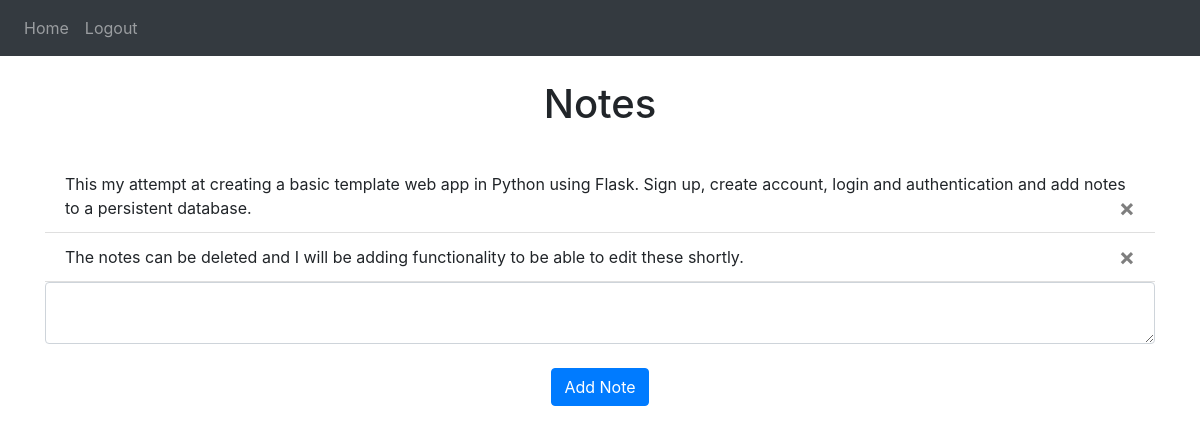
Page / (signed in) on the earlier database version.
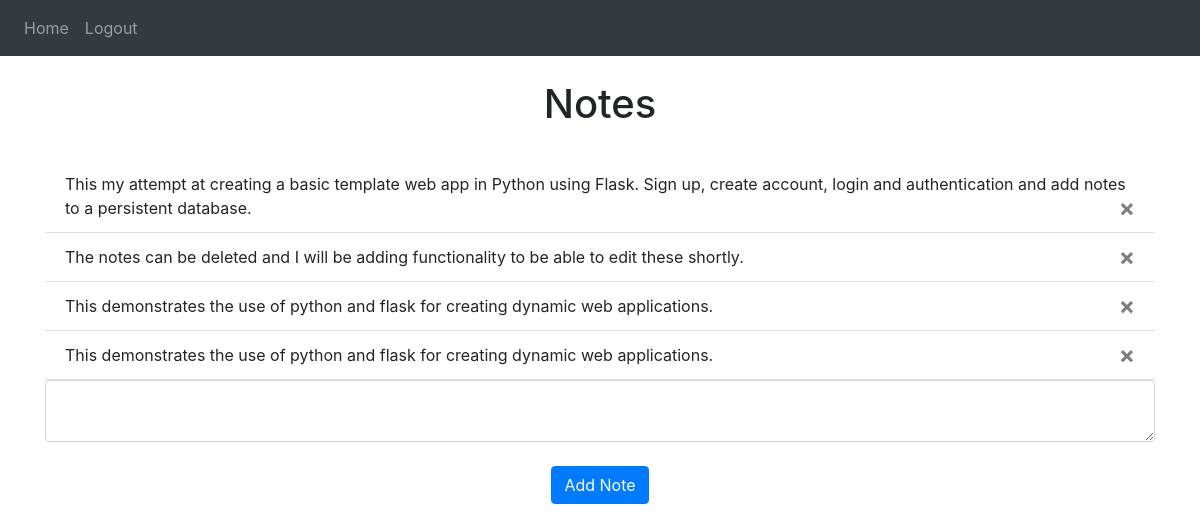
Same page on the later database version.
### website/models.py (models this page shows)
class Note(db.Model):
    id = db.Column(db.Integer, primary_key=True)
    data = db.Column(db.String(10000))
    date = db.Column(db.DateTime(timezone=True), default=func.now())
    user_id = db.Column(db.Integer, db.ForeignKey('user.id'))

### website/views.py (the view, shortened to what this page needs)
@views.route('/', methods=['GET', 'POST'])
@login_required
def home():
    return render_template("home.html", user=current_user)

### website/__init__.py (called while the page is built)
def create_app():
    app = Flask(__name__)
    app.config['SECRET_KEY'] = 'djskfvmlndsjvds vidsnvkjdsv okdsnv'
    app.config['SQLALCHEMY_DATABASE_URI'] = f'sqlite:///{DB_NAME}'
    db.init_app(app)
    from .views import views
    from .auth import auth
    app.register_blueprint(views, url_prefix='/')
    app.register_blueprint(auth, url_prefix='/')
    from .models import User, Note
    create_database(app)
    login_manager = LoginManager()
    login_manager.login_view = 'auth.login'
    login_manager.init_app(app)
    @login_manager.user_loader
    def load_user(id):
        return User.query.get(int(id))
    return app

### website/templates/home.html
{% extends "base.html" %} {% block title %}Home{% endblock %}
{% block content %}
<br />
<h1 align="center">Notes</h1>
<br />
<ul class="list-group list-group-flush" id="notes">
  {% for note in user.notes %}
  <li class="list-group-item">
    {{ note.data }}
    <button type="button" class="close" onClick="deleteNote({{ note.id }})">
      <span aria-hidden="true">&times;</span>
    </button>
  </li>
  {% endfor %}
</ul>
<form method="POST">
  <textarea name="note" id="note" class="form-control"></textarea>
  <br />
  <div align="center">
    <button type="submit" class="btn btn-primary">Add Note</button>
  </div>
</form>
{% endblock %}

### website/templates/base.html (shortened to what this page needs)
<!DOCTYPE html>
<html>
  <head>
    <link
      rel="stylesheet"
      href="https://stackpath.bootstrapcdn.com/bootstrap/4.4.1/css/bootstrap.min.css"
    />
    <link
      rel="stylesheet"
      href="https://stackpath.bootstrapcdn.com/font-awesome/4.7.0/css/font-awesome.min.css"
    />
  </head>
  <body>
    <nav class="navbar navbar-expand-lg navbar-dark bg-dark">
      <div class="collapse navbar-collapse" id="navbar">
        <div class="navbar-nav">
          {% if user.is_authenticated %}
          <a class="nav-item nav-link" id="home" href="/">Home</a>
          <a class="nav-item nav-link" id="logout" href="/logout">Logout</a>
          {% else %}
          <a class="nav-item nav-link" id="login" href="/login">Login</a>
          <a class="nav-item nav-link" id="signUp" href="/sign-up">Sign Up</a>
          {% endif %}
        </div>
      </div>
    </nav>
    <div class="container">
      {% block content %}
      {% endblock %}
    </div>
  </body>
</html>

Differences in the rows shown:
added Note: data "This demonstrates the use of python and flask for creating dynamic web applications."
added Note: data "This demonstrates the use of python and flask for creating dynamic web applications."
